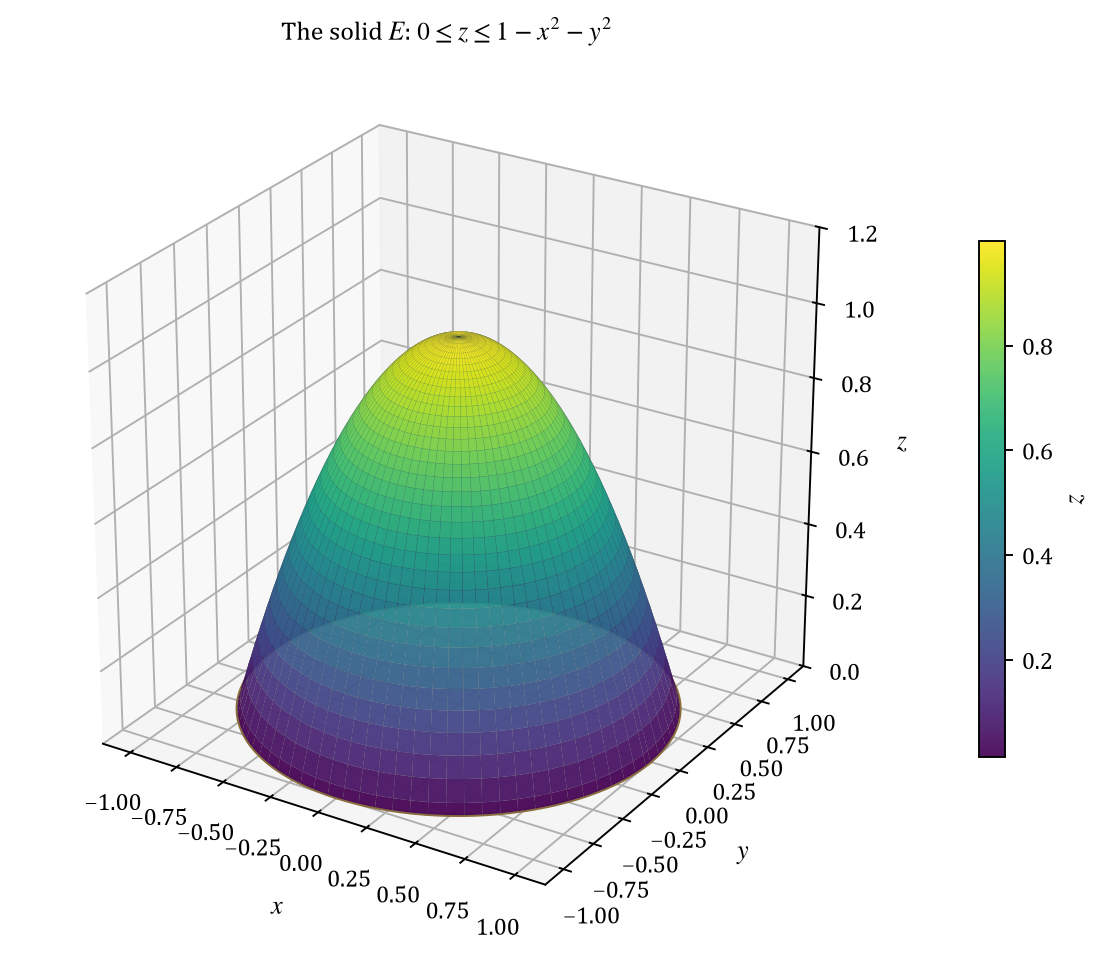

Recreate this plot in Python.
"""Draw the paraboloid cap and its circular shadow on the plane z = 0.

The figure shows the surface z = 1 - x**2 - y**2 over the unit disk, the floor
z = 0, and the rim where the paraboloid meets the floor.
"""

import base64

import matplotlib
import numpy as np
from matplotlib import cm
from mpl_toolkits.mplot3d import Axes3D  # noqa: F401  (registers the 3d projection)

matplotlib.use("Agg")
import matplotlib.pyplot as plt

plt.rcParams.update({
    "font.family": "serif",
    "font.serif": ["Cambria", "Times New Roman", "DejaVu Serif"],
    "mathtext.fontset": "stix",
    "font.size": 10,
    "axes.labelsize": 11,
    "axes.titlesize": 11,
})

figure = plt.figure(figsize=(7.0, 5.6))
axes = figure.add_subplot(111, projection="3d")

radial_values = np.linspace(0.0, 1.0, 70)
angle_values = np.linspace(0.0, 2.0 * np.pi, 160)
radius_grid, angle_grid = np.meshgrid(radial_values, angle_values)
x_surface = radius_grid * np.cos(angle_grid)
y_surface = radius_grid * np.sin(angle_grid)
z_surface = 1.0 - radius_grid**2

surface = axes.plot_surface(
    x_surface, y_surface, z_surface,
    cmap=cm.viridis, linewidth=0.15, edgecolor=(0.15, 0.2, 0.25, 0.22),
    alpha=0.92, rstride=2, cstride=2, antialiased=True,
)

# Floor of the solid, the unit disk in the plane z = 0.
disk_radius = np.linspace(0.0, 1.0, 26)
disk_angle = np.linspace(0.0, 2.0 * np.pi, 120)
disk_r, disk_t = np.meshgrid(disk_radius, disk_angle)
axes.plot_surface(
    disk_r * np.cos(disk_t), disk_r * np.sin(disk_t), np.zeros_like(disk_r),
    color="#d8cdb8", alpha=0.6, linewidth=0.0, shade=False,
)

# Rim of the projection, the circle x**2 + y**2 = 1 at z = 0.
rim_angle = np.linspace(0.0, 2.0 * np.pi, 240)
axes.plot(np.cos(rim_angle), np.sin(rim_angle), np.zeros_like(rim_angle),
          color="#8a6d3b", linewidth=1.6)

axes.set_xlabel(r"$x$", labelpad=6)
axes.set_ylabel(r"$y$", labelpad=6)
axes.set_zlabel(r"$z$", labelpad=4)
axes.set_xlim(-1.15, 1.15)
axes.set_ylim(-1.15, 1.15)
axes.set_zlim(0.0, 1.2)
axes.set_box_aspect((1.0, 1.0, 0.95))
axes.view_init(elev=26, azim=-58)
axes.set_title(r"The solid $E$: $0 \leq z \leq 1 - x^{2} - y^{2}$", pad=12)

color_bar = figure.colorbar(surface, ax=axes, shrink=0.6, pad=0.09)
color_bar.set_label(r"$z$")

figure.tight_layout()
output_path = "part1_figure1.png"
figure.savefig(output_path, dpi=170, bbox_inches="tight", facecolor="white")
with open(output_path, "rb") as image_file:
    encoded = base64.b64encode(image_file.read()).decode("ascii")
with open("part1_figure1.b64.txt", "w", encoding="ascii") as text_file:
    text_file.write(encoded)
print(f"saved {output_path} and part1_figure1.b64.txt ({len(encoded)} base64 characters)")
